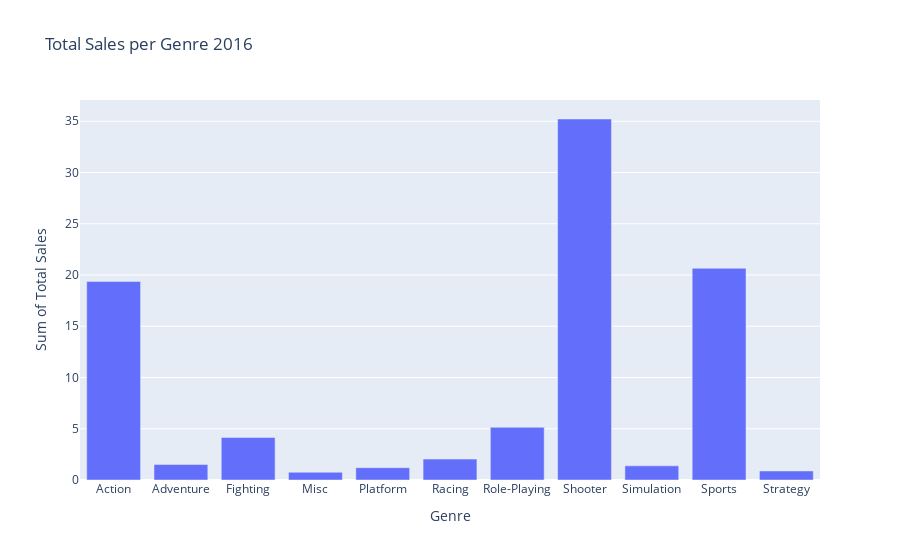

The notebook cell this image was saved under:
### Markdown cell above
Code Meaning:

### Code cell
g_bar_2016 = px.bar(g_2016,x='genre', y='total_sales_sum',labels={"total_sales_sum": "Sum of Total Sales", "genre": "Genre"}, title='Total Sales per Genre 2016')
g_bar_2016.show()

### Figure 1 — Plotly figure (JSON) as saved in the notebook; plotly's stock layout.template omitted (floating-point values rounded to 4 significant figures)
{"data": [{"alignmentgroup": "True", "hovertemplate": "Genre=%{x}<br>Sum of Total Sales=%{y}<extra></extra>", "legendgroup": "", "marker": {"color": "#636efa", "pattern": {"shape": ""}}, "name": "", "offsetgroup": "", "orientation": "v", "showlegend": false, "textposition": "auto", "type": "bar", "x": ["Action", "Adventure", "Fighting", "Misc", "Platform", "Racing", "Role-Playing", "Shooter", "Simulation", "Sports", "Strategy"], "xaxis": "x", "y": [19.37, 1.51, 4.15, 0.75, 1.2, 2.04, 5.14, 35.22, 1.38, 20.66, 0.88], "yaxis": "y"}], "layout": {"barmode": "relative", "legend": {"tracegroupgap": 0}, "title": {"text": "Total Sales per Genre 2016"}, "xaxis": {"anchor": "y", "domain": [0, 1], "title": {"text": "Genre"}}, "yaxis": {"anchor": "x", "domain": [0, 1], "title": {"text": "Sum of Total Sales"}}}}
